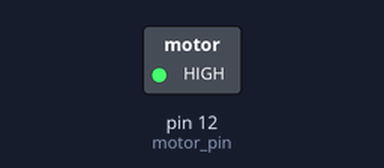
Simulated run of this sketch. Board: Arduino Nano, built with avr-gcc and run on an emulated ATmega328P. On the bench: switched loads named in the sketch (green lamp = pin HIGH). What the sketch prints to the serial monitor is not drawn.

Above: at 0.05 s.
Timing chart, 0 to 3.0 s (numbered marks = the images above):
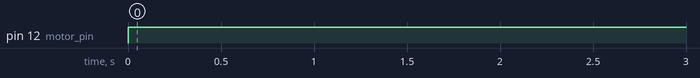

Measured:
- by itself, pin 12 (motor_pin): LOW → HIGH at 0.00 s

The sketch:

Beatomotor.ino
```cpp
// ----------------------------------------------------------------
// Arduino Nano Metro Simulator
// ----------------------------------------------------------------

int motor_pin = 12;
//int beat[] = {840, 70, 840, 70, 500, 50, 500, 50, 500, 50, 860, 140, 60, 440, 180, 80, 110};
int beat[] = {2, 2, 2, 2, 2, 2, 2, 2, 2, 2, 2, 2, 2, 2, 2, 2};

void setup() {

  Serial.begin(9600);
  Serial.print("Program has begun. e");
  pinMode(motor_pin, OUTPUT);
  loopBeat(beat);
}

void loop() {
}

void setBeat(float beat, int wait)
{
  beat *= 1000;

  digitalWrite(motor_pin, HIGH);
  delay(beat);
  digitalWrite(motor_pin, LOW);
  delay(wait);
}

void loopBeat(int beat[])
{
  for (int i = 0; i < beat[size(beat)]; i+=2) //constraint variable establised, when should the cosntraint varaible stop being called, iterate the constraint
  {
    setBeat(beat[i], beat[i+1]);
  }

  loopBeat(beat);
  Serial.print("restart");
}

int size(int beat[])
{
  // Calculate the number of elements in the array and pass it to loopBeat
  //sizeOf() returns the value of the array in bytes. You check the total number of bytes, divided with one of the bytes value (i picked 0 just for readability, it doesnt matter which one i pick as they all have an equal byte value)
  //to get the number of items in the array
  return sizeof(beat) / sizeof(beat[0]);
}
```
